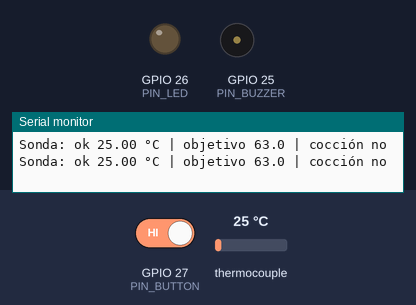
Recording of a program running on a simulated ESP32. Shown: output pins drawn as LEDs (lit = HIGH), buzzer (waves = sounding, pin HIGH), the last lines printed to the serial monitor. Wiring (inferred from the names in the program): MAX6675 thermocouple converter: CS GPIO 5; MISO GPIO 19; SCK GPIO 18. Inputs (shaded band) come from the test bench; at power-on: thermocouple 25 °C, GPIO 27 (PIN_BUTTON) HIGH. WiFi joins after 1.5 s; servers stay silent unless stated; EEPROM starts erased; pins used as bus, display or sensor lines are not drawn.

Above: at 2.9 s.
3.0 s: thermocouple set to 0 °C
6.5 s: GPIO 27 (PIN_BUTTON) driven LOW
At 12.25 s:
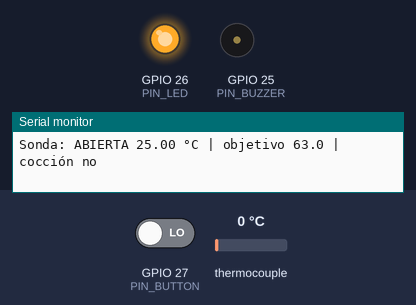
Timing chart, 0 to 20.0 s (numbered marks = the images above; inputs shaded):
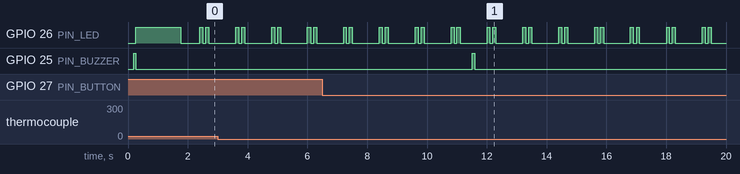

The program:

main.cpp
```cpp
// TermaLab Cocina - firmware del módulo central
//
// Lee la termocupla K con el MAX6675, envía la temperatura al servidor por
// HTTPS y hace sonar el buzzer cuando la comida llega al objetivo.
//
// Conexiones (ver firmware/README.md):
//   MAX6675  SO  -> GPIO19   CS -> GPIO5   SCK -> GPIO18   VCC -> 3V3   GND -> GND
//   Buzzer activo (+)        -> GPIO25 (con transistor si es de 5 V)
//   LED de estado (+)        -> GPIO26 con resistencia de 220 ohm
//   Pulsador                 -> GPIO27 y GND (usa el pull-up interno)
//
// Pulsador:  toque corto = silenciar la alarma
//            mantener 5 s = abrir el portal de configuración (red "TermaLab-XXXX")

#include <Arduino.h>
#include <ArduinoJson.h>
#include <HTTPClient.h>
#include <Preferences.h>
#include <WiFi.h>
#include <WiFiClientSecure.h>
#include <WiFiManager.h>

// ------------------------------------------------------------------ pines
constexpr int PIN_MAX_SO = 19;
constexpr int PIN_MAX_CS = 5;
constexpr int PIN_MAX_SCK = 18;
constexpr int PIN_BUZZER = 25;
constexpr int PIN_LED = 26;
constexpr int PIN_BUTTON = 27;

// --------------------------------------------------------------- ajustes
constexpr char DEFAULT_SERVER[] = "https://termalab.TU-CUENTA.workers.dev";
constexpr char PORTAL_PASSWORD[] = "termalab";   // mínimo 8 caracteres
constexpr float READY_TOLERANCE_C = 0.5f;
constexpr uint32_t READ_EVERY_MS = 1000;         // el MAX6675 necesita >= 220 ms
constexpr uint32_t LONG_PRESS_MS = 5000;
constexpr uint32_t HTTP_TIMEOUT_MS = 6000;

// ---------------------------------------------------------------- estado
Preferences prefs;
String serverUrl, deviceId, deviceKey;

float temperature = NAN;      // última lectura válida
bool probeOpen = true;

bool sessionActive = false;   // lo que dijo el servidor la última vez
float target = 63.0f;
bool serverAlarm = false;
uint32_t sendEveryMs = 10000;

bool lastPostOk = false;
bool silenced = false;        // el usuario apagó la alarma con el pulsador
bool alarmWasOn = false;

uint32_t lastReadAt = 0, lastSendAt = 0;

// ============================================================ MAX6675
// Lectura de 16 bits por SPI "a mano": D15..D3 = temperatura * 4, D2 = sonda abierta.
bool readThermocouple(float &celsius, bool &open) {
  digitalWrite(PIN_MAX_CS, LOW);
  delayMicroseconds(10);
  uint16_t raw = 0;
  for (int i = 15; i >= 0; i--) {
    digitalWrite(PIN_MAX_SCK, HIGH);
    delayMicroseconds(10);
    if (digitalRead(PIN_MAX_SO)) raw |= (1u << i);
    digitalWrite(PIN_MAX_SCK, LOW);
    delayMicroseconds(10);
  }
  digitalWrite(PIN_MAX_CS, HIGH);

  if (raw == 0xFFFF || raw == 0x0000) {  // módulo desconectado o sin alimentación
    open = true;
    return false;
  }
  open = raw & 0x0004;
  if (open) return false;
  celsius = (raw >> 3) * 0.25f;
  return true;
}

// ======================================================= configuración
void loadConfig() {
  prefs.begin("termalab", true);
  serverUrl = prefs.getString("server", DEFAULT_SERVER);
  deviceId = prefs.getString("id", "");
  deviceKey = prefs.getString("key", "");
  prefs.end();
  while (serverUrl.endsWith("/")) serverUrl.remove(serverUrl.length() - 1);
}

void saveConfig(const String &server, const String &id, const String &key) {
  prefs.begin("termalab", false);
  if (server.length()) prefs.putString("server", server);
  if (id.length()) prefs.putString("id", id);
  if (key.length()) prefs.putString("key", key);
  prefs.end();
  loadConfig();
}

String portalName() {
  uint64_t mac = ESP.getEfuseMac();
  char name[20];
  snprintf(name, sizeof(name), "TermaLab-%04X", (uint16_t)(mac >> 32));
  return String(name);
}

// Abre el portal (o se conecta a la red guardada) y guarda servidor, ID y clave.
void connectWifi(bool forcePortal) {
  WiFiManager wm;
  wm.setTitle("TermaLab Cocina");
  wm.setConfigPortalTimeout(300);
  wm.setConnectTimeout(20);

  WiFiManagerParameter pServer("server", "Servidor (https://...)", serverUrl.c_str(), 120);
  WiFiManagerParameter pId("id", "ID del módulo", deviceId.c_str(), 16);
  WiFiManagerParameter pKey("key", "Clave del módulo", deviceKey.c_str(), 40);
  wm.addParameter(&pServer);
  wm.addParameter(&pId);
  wm.addParameter(&pKey);

  digitalWrite(PIN_LED, HIGH);
  bool ok;
  String ap = portalName();
  if (forcePortal) {
    Serial.printf("Portal abierto: conectate a la red %s (clave %s)\n", ap.c_str(), PORTAL_PASSWORD);
    ok = wm.startConfigPortal(ap.c_str(), PORTAL_PASSWORD);
  } else {
    ok = wm.autoConnect(ap.c_str(), PORTAL_PASSWORD);
  }

  saveConfig(String(pServer.getValue()), String(pId.getValue()), String(pKey.getValue()));
  Serial.printf("Wi-Fi %s | servidor %s | módulo %s\n", ok ? "conectado" : "sin conexión",
                serverUrl.c_str(), deviceId.c_str());
  WiFi.setAutoReconnect(true);
}

// ================================================================ envío
void sendReading() {
  if (WiFi.status() != WL_CONNECTED || deviceId.isEmpty() || deviceKey.isEmpty()) {
    lastPostOk = false;
    return;
  }

  WiFiClientSecure client;
  // Prototipo: no valida el certificado del servidor. Para producción, cargar
  // el certificado raíz con client.setCACert(...).
  client.setInsecure();

  HTTPClient http;
  http.setTimeout(HTTP_TIMEOUT_MS);
  String url = serverUrl + "/api/v1/devices/" + deviceId + "/readings";
  if (!http.begin(client, url)) {
    lastPostOk = false;
    return;
  }
  http.addHeader("Content-Type", "application/json");
  http.addHeader("X-Device-Key", deviceKey);

  JsonDocument body;
  if (probeOpen || isnan(temperature)) {
    body["probe"] = "open";
  } else {
    body["probe"] = "ok";
    body["temperature"] = temperature;
  }
  body["uptime"] = millis() / 1000;
  String payload;
  serializeJson(body, payload);

  int code = http.POST(payload);
  if (code == 200) {
    JsonDocument reply;
    if (!deserializeJson(reply, http.getString())) {
      bool wasActive = sessionActive;
      sessionActive = reply["active"] | false;
      target = reply["target"] | target;
      serverAlarm = reply["alarm"] | false;
      sendEveryMs = (uint32_t)(reply["interval"] | 10) * 1000;
      if (sessionActive && !wasActive) silenced = false;  // nueva cocción
    }
    lastPostOk = true;
  } else {
    Serial.printf("Servidor respondió %d: %s\n", code, http.getString().c_str());
    lastPostOk = false;
  }
  http.end();
}

// ============================================================ salidas
bool alarmOn() {
  // La alarma funciona aunque se corte el Wi-Fi: usa el último objetivo conocido.
  bool localReached = sessionActive && !probeOpen && !isnan(temperature) &&
                      temperature >= target - READY_TOLERANCE_C;
  return (serverAlarm || localReached) && !silenced;
}

void updateOutputs(uint32_t now) {
  bool alarm = alarmOn();
  if (alarm && !alarmWasOn) Serial.println("¡Objetivo alcanzado!");
  alarmWasOn = alarm;

  if (alarm) {
    // tres pitidos cortos y una pausa
    uint32_t t = now % 1600;
    bool beep = (t < 150) || (t >= 300 && t < 450) || (t >= 600 && t < 750);
    digitalWrite(PIN_BUZZER, beep);
    digitalWrite(PIN_LED, beep);
    return;
  }
  digitalWrite(PIN_BUZZER, LOW);

  bool led;
  if (WiFi.status() != WL_CONNECTED) {
    led = (now / 250) % 2;                         // parpadeo rápido: sin Wi-Fi
  } else if (!lastPostOk) {
    uint32_t t = now % 1200;
    led = t < 100 || (t >= 200 && t < 300);       // doble parpadeo: servidor no responde
  } else if (probeOpen) {
    led = (now / 700) % 2;                         // parpadeo lento: sonda desconectada
  } else {
    led = true;                                    // fijo: todo bien
  }
  digitalWrite(PIN_LED, led);
}

void handleButton(uint32_t now) {
  static bool wasDown = false;
  static uint32_t downAt = 0;
  static bool longDone = false;
  bool down = digitalRead(PIN_BUTTON) == LOW;

  if (down && !wasDown) {
    downAt = now;
    longDone = false;
  }
  if (down && !longDone && now - downAt >= LONG_PRESS_MS) {
    longDone = true;
    digitalWrite(PIN_BUZZER, HIGH);
    delay(80);
    digitalWrite(PIN_BUZZER, LOW);
    connectWifi(true);
  }
  if (!down && wasDown && !longDone && now - downAt > 40) {
    if (alarmOn()) {
      silenced = true;
      Serial.println("Alarma silenciada");
    }
  }
  wasDown = down;
}

// ============================================================== main
void setup() {
  Serial.begin(115200);
  delay(200);
  Serial.println("\nTermaLab Cocina - módulo central");

  pinMode(PIN_MAX_CS, OUTPUT);
  pinMode(PIN_MAX_SCK, OUTPUT);
  pinMode(PIN_MAX_SO, INPUT);
  digitalWrite(PIN_MAX_CS, HIGH);
  digitalWrite(PIN_MAX_SCK, LOW);
  pinMode(PIN_BUZZER, OUTPUT);
  pinMode(PIN_LED, OUTPUT);
  pinMode(PIN_BUTTON, INPUT_PULLUP);

  // pitido de encendido
  digitalWrite(PIN_BUZZER, HIGH);
  delay(60);
  digitalWrite(PIN_BUZZER, LOW);

  loadConfig();
  bool needsSetup = deviceId.isEmpty() || deviceKey.isEmpty() ||
                    digitalRead(PIN_BUTTON) == LOW;  // mantener el botón al enchufar
  connectWifi(needsSetup);
}

void loop() {
  uint32_t now = millis();
  handleButton(now);

  if (now - lastReadAt >= READ_EVERY_MS) {
    lastReadAt = now;
    float c;
    bool open;
    if (readThermocouple(c, open)) {
      temperature = c;
      probeOpen = false;
    } else {
      probeOpen = open;
    }
    Serial.printf("Sonda: %s %.2f °C | objetivo %.1f | cocción %s\n", probeOpen ? "ABIERTA" : "ok",
                  temperature, target, sessionActive ? "sí" : "no");
  }

  if (now - lastSendAt >= sendEveryMs) {
    lastSendAt = now;
    sendReading();
  }

  updateOutputs(millis());
  delay(10);
}
```

Measured:
- after the input at 6.5 s, GPIO 25 (PIN_BUZZER): LOW → HIGH after 5.0 s, → LOW 0.08 s later
- by itself, GPIO 26 (PIN_LED): repeats every 1.2 s: LOW 0.10 s, HIGH 0.10 s, LOW 0.90 s, HIGH 0.10 s
